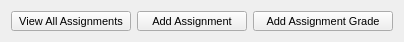
    <widget class="QWidget" name="layoutWidget">
     <property name="geometry">
      <rect>
       <x>20</x>
       <y>430</y>
       <width>384</width>
       <height>22</height>
      </rect>
     </property>
     <layout class="QHBoxLayout" name="horizontalLayout_37">
      <item>
       <widget class="QPushButton" name="pushButton_14">
        <property name="minimumSize">
         <size>
          <width>120</width>
          <height>20</height>
         </size>
        </property>
        <property name="maximumSize">
         <size>
          <width>140</width>
          <height>20</height>
         </size>
        </property>
        <property name="font">
         <font>
          <pointsize>8</pointsize>
         </font>
        </property>
        <property name="text">
         <string>View All Assignments</string>
        </property>
       </widget>
      </item>
      <item>
       <widget class="QPushButton" name="pushButton_15">
        <property name="minimumSize">
         <size>
          <width>110</width>
          <height>20</height>
         </size>
        </property>
        <property name="maximumSize">
         <size>
          <width>140</width>
          <height>20</height>
         </size>
        </property>
        <property name="font">
         <font>
          <pointsize>8</pointsize>
         </font>
        </property>
        <property name="text">
         <string>Add Assignment</string>
        </property>
       </widget>
      </item>
      <item>
       <widget class="QPushButton" name="pushButton_16">
        <property name="minimumSize">
         <size>
          <width>140</width>
          <height>20</height>
         </size>
        </property>
        <property name="maximumSize">
         <size>
          <width>140</width>
          <height>20</height>
         </size>
        </property>
        <property name="font">
         <font>
          <pointsize>8</pointsize>
         </font>
        </property>
        <property name="text">
         <string>Add Assignment Grade</string>
        </property>
       </widget>
      </item>
     </layout>
    </widget>
